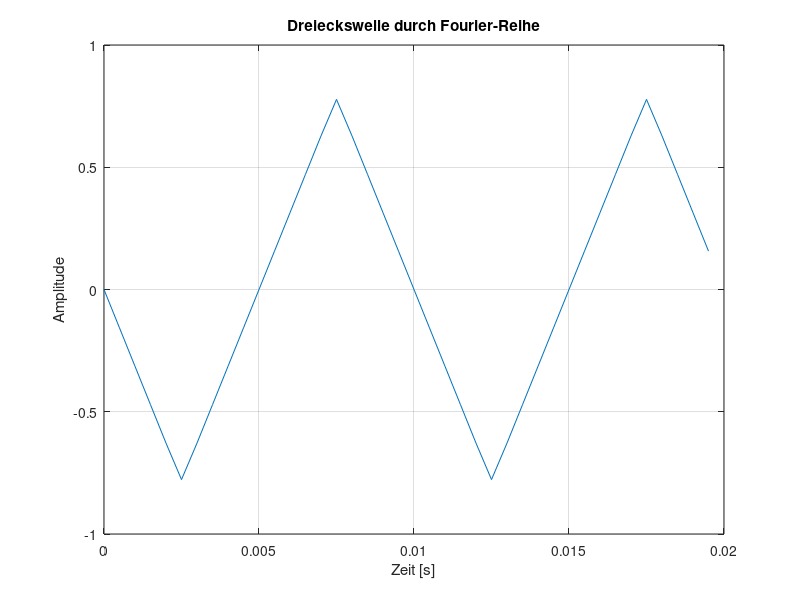

This chart was generated by the following MATLAB code:
function triangle_wave(fs, f0, n)
% Erstellen einer Dreieckswelle durch Fourier-Reihe
% fs: Abtastrate [Hz]
% f0: Grundfrequenz [Hz]
% n:  Anzahl der Harmonischen

    if ~exist('fs','var'), fs = 2000; end
    if ~exist('f0','var'), f0 = 100; end
    if ~exist('n','var'),  n = 20; end
    
    t = 0:1/fs:1-1/fs;
    y = zeros(size(t));

    % Nur ungerade harmonische - bei sawtooth alle harmonischen
    for k = 0:n-1
        harm = 2*k + 1;
        y = y - ((-1)^k / harm^2) * sin(2*pi*harm*f0*t);
    end

    y = y * (2/pi);

    % Anzahl Perioden
    pn = ceil(2*fs/f0);

    % Plot
    plot(t(1:pn), y(1:pn));
    xlabel('Zeit [s]');
    ylabel('Amplitude');
    title('Dreieckswelle durch Fourier-Reihe');
    grid on;
end
